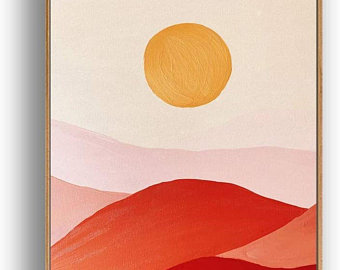
#> input picture 202102CV/lab2/sun.jpg, 340 x 270 px
$ python segment.py   (older library calls are emulated)
#> lines starting #> are read from the running program, lines starting #| are printed output that depends on the picture
### 202102CV/lab2/utils.py
from PIL import Image, ImageDraw  # pillow package
import numpy as np

def read_img_as_array(file):
    '''read image and convert it to numpy array with dtype np.float64'''
#> called with file = './sun.jpg'
    img = Image.open(file)
#> img is the input picture: PIL image 340x270 RGB; mean R, G, B 223.6, 176.6, 158.7
    arr = np.asarray(img, dtype=np.float64)
    return arr


# [26 lines left out: functions save_array_as_img, show_array_as_img, rgb2gray, not called in this run]

### 202102CV/lab2/segment.py
from utils import read_img_as_array, save_array_as_img, show_array_as_img
import numpy as np
from scipy.spatial.distance import cdist
from sklearn.mixture import GaussianMixture

def naive_k_means(points, k, itr=100):
    '''
    :param points: (N, M)
    :param k: number of clusters
    :param itr: num of iteration

    :return:
    cluster_num: array of shape (N,)
        'points[i]' belongs to cluster 'cluster_num[i]'
    means: array of shape (k, M)
        means[i] is center of cluster i.
    '''
    N, M = points.shape
    # TODO: naive k-means clustering
    # your code here
    # random choose k nodes
    idx = np.random.choice(N, size=k, replace=False)

    for i in range(itr):
        # calculate the distance between each node and k
        chosen_point=points[idx]
        dist = cdist(points, chosen_point)

        # find the minimum's index of each row
        cluster_num=np.argmin(dist, axis=1)
        cluster_num=cluster_num.astype(np.int32)

        # create null numpy to save variables
        idx=np.zeros(shape=k,dtype=int)
        means=np.zeros(shape=(k,M))

        for i in range(k):
            # calculate the centroid of each cluster
            temp=points[cluster_num==i]
            centroid = np.mean(temp, axis=0)
            means[i] = centroid

            # calculate the new idx and send it to next iteration
            dist2centroid = cdist(points, centroid.reshape(1,-1))
            idx[i] = np.argmin(dist2centroid, axis=0).squeeze()
    print(idx)
    assert cluster_num.shape == (N,)
    assert means.shape == (k, M)
    return cluster_num, means

def em_clustering(points, k):
    '''
    :param points: (N, M)
    :param k: number of clusters
    :param itr: num of iteration

    :return:
    cluster_num: array of shape (N,)
        'points[i]' belongs to cluster 'cluster_num[i]'
    means: array of shape (k, M)
        means[i] is center of cluster i.
    '''
    N, M = points.shape
    # TODO: EM clustering
    # your code here
    gmm = GaussianMixture(n_components=8)

    gmm.fit(pixel_feature)

    cluster_num = gmm.predict(pixel_feature)
    cluster_num = cluster_num.astype(np.int32)
    means = gmm.means_

    assert cluster_num.shape == (N,)
    assert means.shape == (k, M)
    return cluster_num, means


def draw_segment_result(cluster_num, colors=None):
    '''
    :param cluster_num: array of shape (H, W), storing cluster number of each pixel
    :return: a image contains visualization of the segmentation.
    '''
    assert cluster_num.dtype == np.int
    num = np.max(cluster_num) + 1
    if colors is None:
        colors = np.random.randint(255, size=(num, 3), dtype=np.uint8)
    segment_visualization = colors[cluster_num]
    return segment_visualization

if __name__ == '__main__':
    # TODO: perform naive_k_means and em_clustering on 'sun.jpg'
    img = read_img_as_array('./sun.jpg')
    H, W, _ = img.shape
#> H = 270; W = 340

    row, col = np.indices((H, W))
    indices = np.stack([row, col], axis=2)
    pixel_feature = np.concatenate([img, indices], axis=-1)
    pixel_feature = pixel_feature.reshape((H * W, 5))
    cluster_num, means = naive_k_means(pixel_feature, 8)
#| [22978 65665 19317 22221 59579 56031 19400 76365]
#> means = [[222.1, 159.1, 76.59, 64.24, 199.8], [182.3, 140.4, 124.9, 198.8, 52.44], [236.5, 221.9, 207.5, 53.53, 276.2], [236.5, 222.8, 208.2, 65.15, 121.5], [234.8, 211.9, 208, 173.9, 75.35], [234.2, 210.8, 201.8, 161.7, 270], [207.9, 204.7, 201.1, 56.93, 28.86], [211.2, 64.07, 42.27, 229.3, 205.5]]
    cluster_num = cluster_num.reshape([H, W])
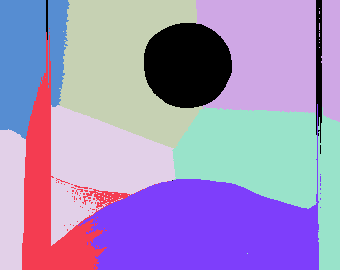
#> cluster_num: shape (270, 340) int32; 8 distinct labels, from 0 to 7; one colour per label, 0 black
#> (the run stopped early here; a loop or call above may not have finished)

$ run again, with 202102CV/lab2/Color-Blocks.jpg copied over 202102CV/lab2/sun.jpg
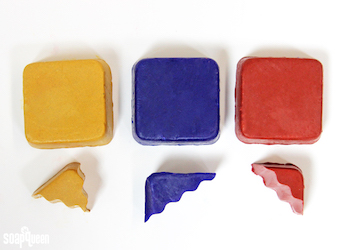
#> input picture 202102CV/lab2/Color-Blocks.jpg, 350 x 250 px
#> in read_img_as_array, img is the input picture: PIL image 350x250 RGB; mean R, G, B 217.2, 197.4, 192.6
#| [63032 68526 14628 14786 38735 42220 39970 71532]
#> means = [[237.7, 234.7, 230.5, 184.3, 35.46], [252.7, 251.9, 251.5, 195, 279.5], [251.3, 250.5, 249.7, 36.66, 278.1], [244.5, 242.6, 240.3, 36.79, 85.83], [119.4, 55.97, 94.5, 112.3, 224.8], [200.6, 178.4, 176.3, 123.4, 220.7], [217.9, 164.8, 58.27, 116.8, 67.58], [248.3, 248.6, 249.1, 202, 137.1]]
#> `cluster_num = cluster_num.reshape([H, W])`:
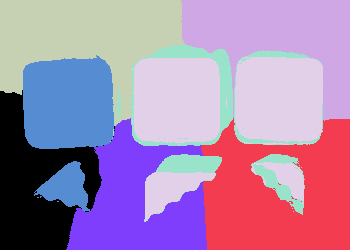
#> cluster_num: shape (250, 350) int32; 8 distinct labels, from 0 to 7; one colour per label, 0 black
